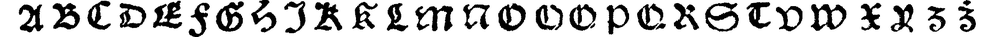
#> input picture lines4glyphs/m01_R_lines_01.png, 1000 x 37 px, shrunk from 2607 x 97 before the run
$ python distribute1.py lines4glyphs
#> lines starting #> are read from the running program, lines starting #| are printed output that depends on the picture
# distribute1.py - Version 1.4

import os
import sys
import cv2
import numpy as np
import glob
import matplotlib.pyplot as plt

print("distribute1.py - Version 1.4")


def get_number_from_filename(filename, pattern):
    import re
    match = re.search(pattern, filename)
    if match:
        return int(match.group(1))
    return None


def display_images(image_paths, title):
    images = []
    for img_path in image_paths:
        img = cv2.imread(img_path)
        if img is None:
            print(f"Warning: Unable to read {img_path}")
            continue
        images.append(cv2.cvtColor(img, cv2.COLOR_BGR2RGB))  # Convert BGR to RGB for matplotlib

    num_images = len(images)

    if num_images == 0:
        print("No images to display.")
        return

    cols = int(np.ceil(np.sqrt(num_images)))
    rows = int(np.ceil(num_images / cols))

    fig, axes = plt.subplots(rows, cols, figsize=(12, 8))
    fig.suptitle(title)
    plt.tight_layout(pad=2)

    for idx, img in enumerate(images):
        r, c = divmod(idx, cols)
        ax = axes[r, c] if rows > 1 else (axes[c] if cols > 1 else axes)
        ax.imshow(img)
        ax.axis('off')

    plt.show()


def main():
    if len(sys.argv) != 2:
        print("Usage: python distribute1.py <dir>")
        sys.exit(1)

    input_dir = sys.argv[1]

    if not os.path.isdir(input_dir):
        print(f"Error: {input_dir} is not a directory.")
        sys.exit(1)

    files = glob.glob(os.path.join(input_dir, '*.png'))
    number1_set = sorted(set(get_number_from_filename(f, r'm(\d+)_') for f in files))

    for number1 in number1_set:
        number2_groups = {}
        for file in files:
            num1 = get_number_from_filename(file, r'm(\d+)_')
            num2 = get_number_from_filename(file, r'_lines_(\d+)_')
            if num1 == number1:
                if num2 not in number2_groups:
                    number2_groups[num2] = []
                number2_groups[num2].append(file)

        for number2, image_group in sorted(number2_groups.items()):
            display_images(image_group, f"Number1: {number1}, Number2: {number2}")
#> in display_images, img is the input picture: shape (37, 1000, 3); min 0, max 255, mean 193.3
#> in display_images, `plt.show()`:
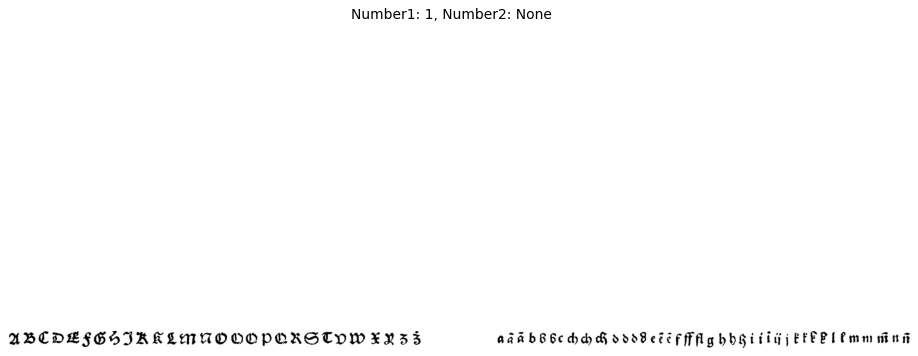
#> figure drawn by matplotlib, 2 panels
            input("Press Enter to continue...")


if __name__ == "__main__":
    main()
